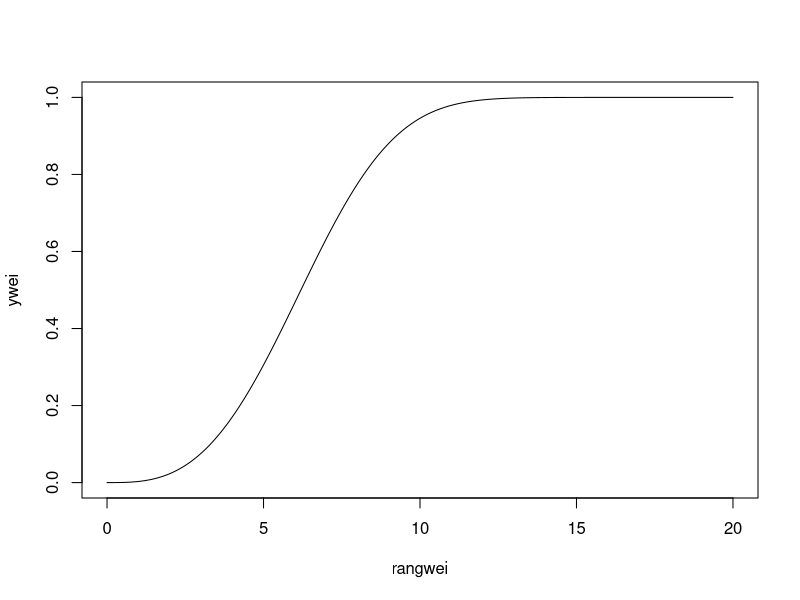
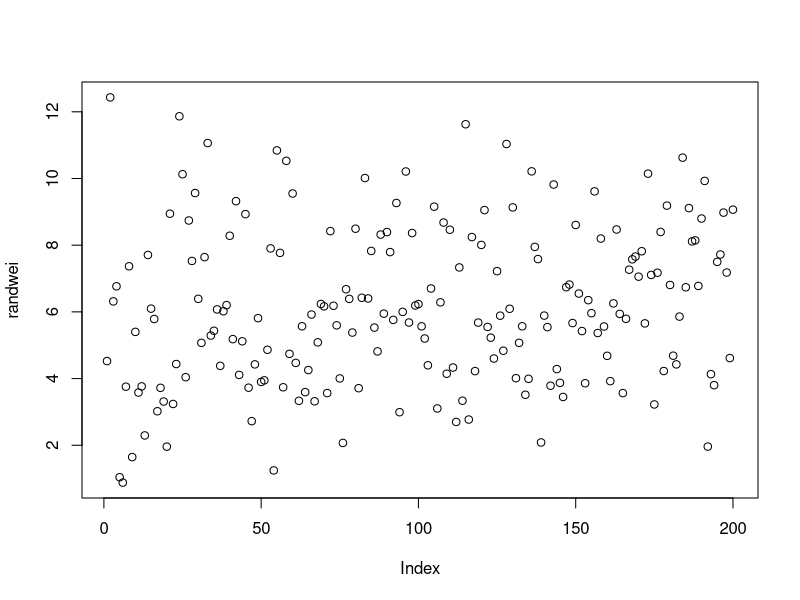
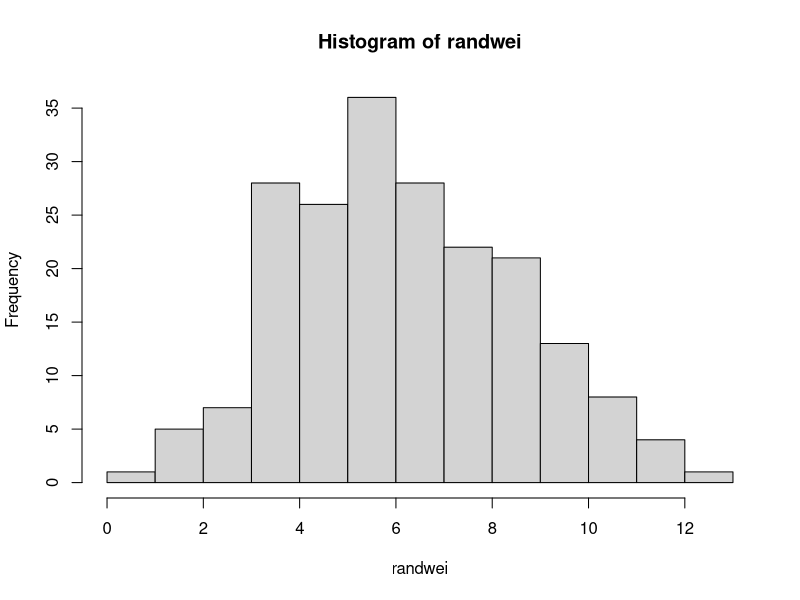
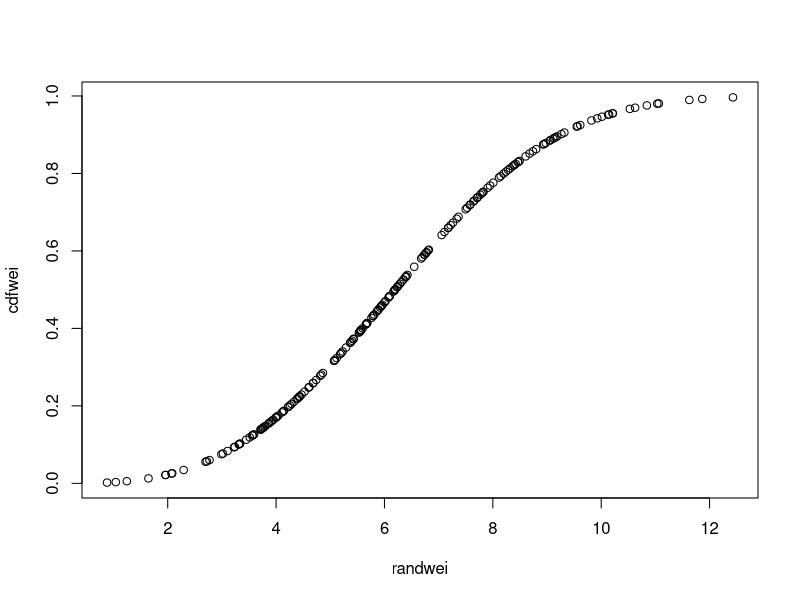

Generate these figures, in order, with R: (Note: this script raises an error after producing the figures.)
wshape = 3
wscale = 7
rangwei = seq(0, 20, 0.01)
ywei <- pweibull(rangwei, shape =  wshape, scale = wscale)
plot(rangwei, ywei, type = "l")

nwei = 200
randwei <- rweibull(nwei, shape =  wshape, scale = wscale)
plot(randwei)
hist(randwei)

cdfwei <- pweibull(randwei,  shape =  wshape, scale = wscale)
plot(randwei, cdfwei)

fitwei <- fitdist(randwei,"weibull")
plot(fitwei)